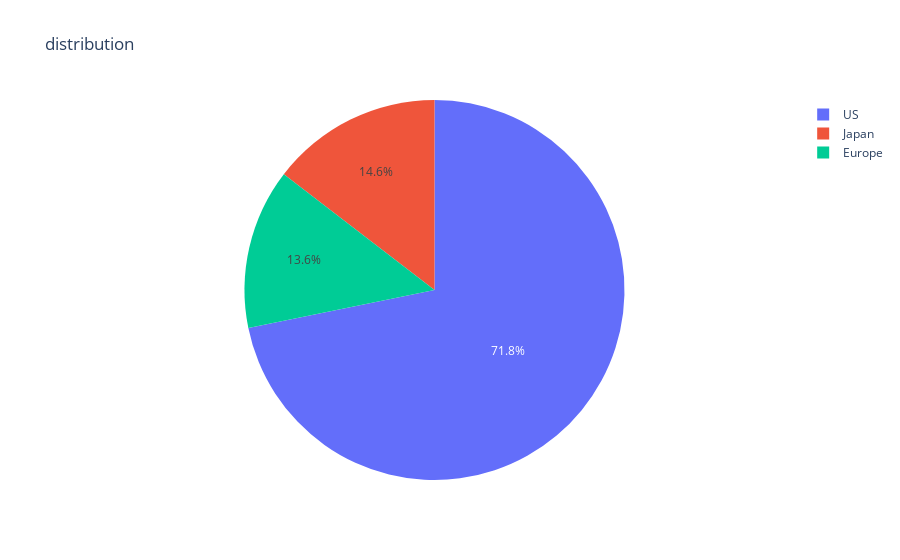

Notebook source saved alongside this figure:
### Code cell
pie = px.pie( values=df.Cylinders, names=df.Origin,title='distribution ')
pie.show()

### Figure 1 — Plotly figure (JSON) as saved in the notebook; plotly's stock layout.template omitted (floating-point values rounded to 4 significant figures; data arrays with more than 128 entries replaced by an {"elided": "..."} marker saying what was removed)
{"data": [{"domain": {"x": [0, 1], "y": [0, 1]}, "hovertemplate": "label=%{label}<br>value=%{value}<extra></extra>", "labels": {"elided": "406 str values"}, "legendgroup": "", "name": "", "showlegend": true, "type": "pie", "values": {"elided": "406 int values"}}], "layout": {"legend": {"tracegroupgap": 0}, "title": {"text": "distribution "}}}
